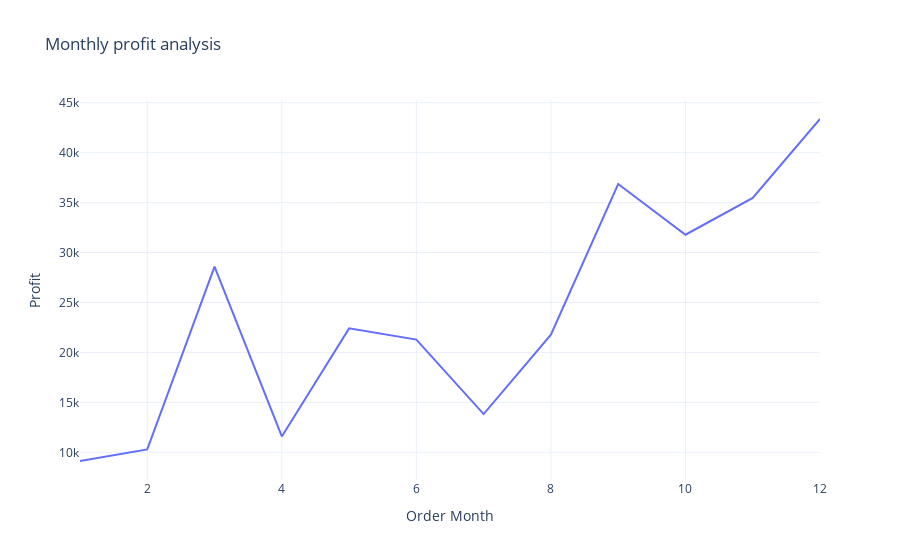

The cell this chart's notebook holds for it:
### Code cell
fig = px.line(profit_by_month,
             x='Order Month',
              y='Profit',
             title='Monthly profit analysis	')
fig.show()

### Figure 1 — Plotly figure (JSON) as saved in the notebook; plotly's stock layout.template omitted (floating-point values rounded to 4 significant figures)
{"data": [{"hovertemplate": "Order Month=%{x}<br>Profit=%{y}<extra></extra>", "legendgroup": "", "line": {"color": "#636efa", "dash": "solid"}, "marker": {"symbol": "circle"}, "mode": "lines", "name": "", "orientation": "v", "showlegend": false, "type": "scatter", "x": [1, 2, 3, 4, 5, 6, 7, 8, 9, 10, 11, 12], "xaxis": "x", "y": [9134.0, 10290.0, 28590.0, 11590.0, 22410.0, 21290.0, 13830.0, 21780.0, 36860.0, 31780.0, 35470.0, 43370.0], "yaxis": "y"}], "layout": {"autosize": true, "legend": {"tracegroupgap": 0}, "title": {"text": "Monthly profit analysis\t"}, "xaxis": {"anchor": "y", "autorange": true, "domain": [0, 1], "range": [1, 12], "title": {"text": "Order Month"}, "type": "linear"}, "yaxis": {"anchor": "x", "autorange": true, "domain": [0, 1], "range": [7233.0, 45270.0], "title": {"text": "Profit"}, "type": "linear"}}}
